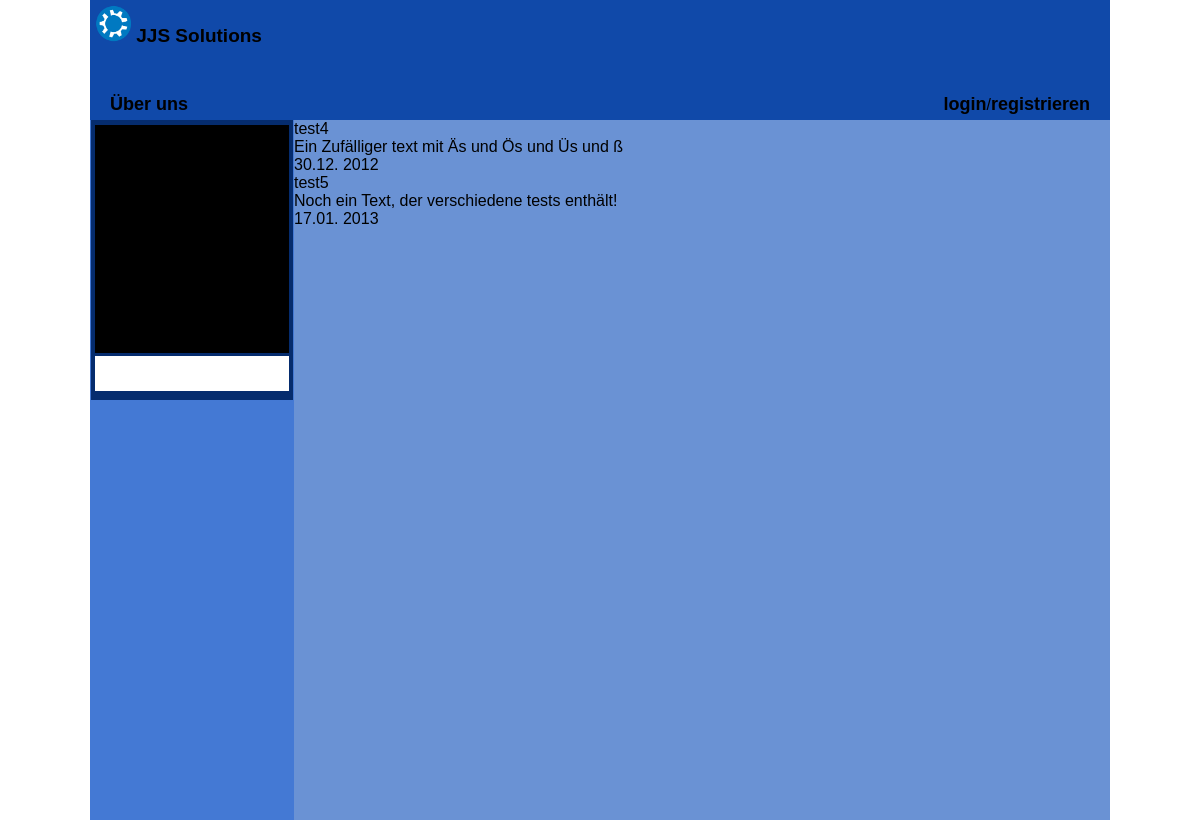
The app's page /home.php with its own data.
### tables this page shows
CREATE TABLE `News` (
  `Id` int(11) NOT NULL AUTO_INCREMENT,
  `Title` varchar(64) NOT NULL,
  `Text` text NOT NULL,
  `CreationDate` date NOT NULL,
  PRIMARY KEY (`Id`)
);

### includes/news.php (called while the page is built, shortened)
<?php
class NewsEntry
{
public function __construct($id,$title,$text,$date)
{
    $this->title=$title;
    $this->text=$text;
    $this->date=$date;
}
}
class News
{
private $news = null;
public function load_entries($howmany = 5,$offset = 0)
{
    $mysqli = connect_with_messagesreader();
    $query = "select Id,Title,Text,DATE_FORMAT(CreationDate,'%d.%m. %Y') as FormattedDate from News order by CreationDate limit $offset, $howmany";
    $result = $mysqli->query($query);
    $this->news = array();
    while($tmp = $result->fetch_array())
    {
        $this->news[] = new NewsEntry($tmp['Id'],$tmp['Title'],$tmp['Text'],$tmp['FormattedDate']);
    }
    return true;
}
public function getNews()
{
    return $this->news;
}
}
?>

### home.php (called while the page is built, shortened)
<?php
$page = get_default_page();
$page->setContent(new NewsContent());
$page->write();
?>

### framework/php/widgets/newscontent.php (the view, shortened to what this page needs)
<?php
require_once $_SERVER['DOCUMENT_ROOT'].'/framework/php/csslocation.php';
class NewsContent extends Content
{
    public function writeContent()
    {
        require_once($_SERVER['DOCUMENT_ROOT'].'/includes/news.php');
        $news = new News;
        $news->load_entries();
        foreach($news->getNews() as $newsentry)
        {
?>
<div class="newsentry">
    <div class="newstitle"><?php echo $newsentry->title; ?></div>
    <div class="newscontent">
        <?php echo $newsentry->text; ?>
    </div>
    <div class="newsdate"><?php echo $newsentry->date; ?></div>
</div>
<?php
        }
    }
}
?>

### framework/css/page.css (style rules this page uses)
body { margin: 0; padding: 0; font-family: arial, helvetica, sans-serif; //font: italic small-caps bold 1em/1.5em verdana, sans-serif; }

### records on screen
news: Title "test4", Text "Ein Zufälliger text mit Äs und Ös und Üs und ß", date "30.12. 2012"
news: Title "test5", Text "Noch ein Text, der verschiedene tests enthält!", date "17.01. 2013"
